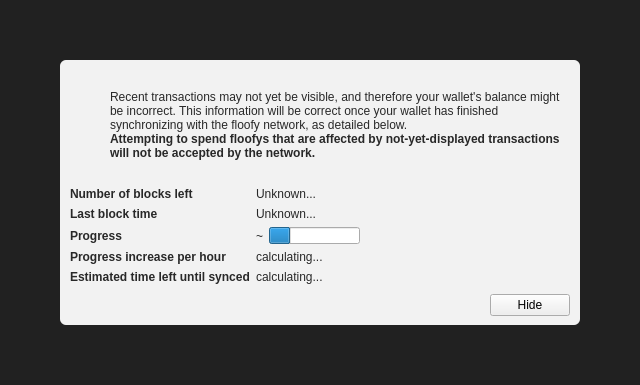
<?xml version="1.0" encoding="UTF-8"?>
<ui version="4.0">
 <class>ModalOverlay</class>
 <widget class="ModalOverlay" name="ModalOverlay">
  <property name="geometry">
   <rect>
    <x>0</x>
    <y>0</y>
    <width>640</width>
    <height>385</height>
   </rect>
  </property>
  <property name="windowTitle">
   <string>Form</string>
  </property>
  <layout class="QVBoxLayout" name="verticalLayout" stretch="0">
   <property name="sizeConstraint">
    <enum>QLayout::SetDefaultConstraint</enum>
   </property>
   <property name="leftMargin">
    <number>0</number>
   </property>
   <property name="topMargin">
    <number>0</number>
   </property>
   <property name="rightMargin">
    <number>0</number>
   </property>
   <property name="bottomMargin">
    <number>0</number>
   </property>
   <item>
    <widget class="QWidget" name="bgWidget" native="true">
     <property name="styleSheet">
      <string notr="true">#bgWidget { background: rgba(0,0,0,220); }</string>
     </property>
     <layout class="QVBoxLayout" name="verticalLayoutMain" stretch="1">
      <property name="leftMargin">
       <number>60</number>
      </property>
      <property name="topMargin">
       <number>60</number>
      </property>
      <property name="rightMargin">
       <number>60</number>
      </property>
      <property name="bottomMargin">
       <number>60</number>
      </property>
      <item>
       <widget class="QWidget" name="contentWidget" native="true">
        <property name="styleSheet">
         <string notr="true">#contentWidget { background: rgba(255,255,255,240); border-radius: 6px; }

QLabel { color: rgb(40,40,40);  }</string>
        </property>
        <layout class="QVBoxLayout" name="verticalLayoutSub" stretch="1,0,0,0">
         <property name="spacing">
          <number>0</number>
         </property>
         <property name="leftMargin">
          <number>10</number>
         </property>
         <property name="topMargin">
          <number>10</number>
         </property>
         <property name="rightMargin">
          <number>10</number>
         </property>
         <property name="bottomMargin">
          <number>10</number>
         </property>
         <item>
          <layout class="QHBoxLayout" name="horizontalLayoutIconText" stretch="0,1">
           <property name="topMargin">
            <number>20</number>
           </property>
           <item>
            <layout class="QVBoxLayout" name="verticalLayoutIcon">
             <property name="leftMargin">
              <number>0</number>
             </property>
             <item>
              <widget class="QPushButton" name="warningIcon">
               <property name="enabled">
                <bool>false</bool>
               </property>
               <property name="text">
                <string/>
               </property>
               <property name="icon">
                <iconset>
                 <normaloff>:/icons/warning</normaloff>
                 <disabledoff>:/icons/warning</disabledoff>:/icons/warning</iconset>
               </property>
               <property name="iconSize">
                <size>
                 <width>48</width>
                 <height>48</height>
                </size>
               </property>
               <property name="flat">
                <bool>true</bool>
               </property>
              </widget>
             </item>
             <item>
              <spacer name="verticalSpacerWarningIcon">
               <property name="orientation">
                <enum>Qt::Vertical</enum>
               </property>
               <property name="sizeHint" stdset="0">
                <size>
                 <width>20</width>
                 <height>40</height>
                </size>
               </property>
              </spacer>
             </item>
            </layout>
           </item>
           <item>
            <layout class="QVBoxLayout" name="verticalLayoutInfoText">
             <property name="leftMargin">
              <number>0</number>
             </property>
             <property name="topMargin">
              <number>0</number>
             </property>
             <item>
              <widget class="QLabel" name="infoText">
               <property name="text">
                <string>Recent transactions may not yet be visible, and therefore your wallet's balance might be incorrect. This information will be correct once your wallet has finished synchronizing with the floofy network, as detailed below.</string>
               </property>
               <property name="textFormat">
                <enum>Qt::RichText</enum>
               </property>
               <property name="wordWrap">
                <bool>true</bool>
               </property>
              </widget>
             </item>
             <item>
              <widget class="QLabel" name="infoTextStrong">
               <property name="font">
                <font>
                 <weight>75</weight>
                 <bold>true</bold>
                </font>
               </property>
               <property name="text">
                <string>Attempting to spend floofys that are affected by not-yet-displayed transactions will not be accepted by the network.</string>
               </property>
               <property name="textFormat">
                <enum>Qt::RichText</enum>
               </property>
               <property name="wordWrap">
                <bool>true</bool>
               </property>
              </widget>
             </item>
             <item>
              <spacer name="verticalSpacerInTextSpace">
               <property name="orientation">
                <enum>Qt::Vertical</enum>
               </property>
               <property name="sizeHint" stdset="0">
                <size>
                 <width>20</width>
                 <height>40</height>
                </size>
               </property>
              </spacer>
             </item>
            </layout>
           </item>
          </layout>
         </item>
         <item>
          <spacer name="verticalSpacerAfterText">
           <property name="orientation">
            <enum>Qt::Vertical</enum>
           </property>
           <property name="sizeHint" stdset="0">
            <size>
             <width>20</width>
             <height>40</height>
            </size>
           </property>
          </spacer>
         </item>
         <item>
          <layout class="QFormLayout" name="formLayout">
           <property name="fieldGrowthPolicy">
            <enum>QFormLayout::FieldsStayAtSizeHint</enum>
           </property>
           <property name="horizontalSpacing">
            <number>6</number>
           </property>
           <property name="verticalSpacing">
            <number>6</number>
           </property>
           <property name="topMargin">
            <number>10</number>
           </property>
           <item row="0" column="0">
            <widget class="QLabel" name="labelNumberOfBlocksLeft">
             <property name="font">
              <font>
               <weight>75</weight>
               <bold>true</bold>
              </font>
             </property>
             <property name="text">
              <string>Number of blocks left</string>
             </property>
            </widget>
           </item>
           <item row="0" column="1">
            <widget class="QLabel" name="numberOfBlocksLeft">
             <property name="text">
              <string>Unknown...</string>
             </property>
            </widget>
           </item>
           <item row="1" column="0">
            <widget class="QLabel" name="labelLastBlockTime">
             <property name="font">
              <font>
               <weight>75</weight>
               <bold>true</bold>
              </font>
             </property>
             <property name="text">
              <string>Last block time</string>
             </property>
            </widget>
           </item>
           <item row="1" column="1">
            <widget class="QLabel" name="newestBlockDate">
             <property name="sizePolicy">
              <sizepolicy hsizetype="Maximum" vsizetype="Preferred">
               <horstretch>0</horstretch>
               <verstretch>0</verstretch>
              </sizepolicy>
             </property>
             <property name="text">
              <string>Unknown...</string>
             </property>
            </widget>
           </item>
           <item row="2" column="0">
            <widget class="QLabel" name="labelSyncDone">
             <property name="font">
              <font>
               <weight>75</weight>
               <bold>true</bold>
              </font>
             </property>
             <property name="text">
              <string>Progress</string>
             </property>
            </widget>
           </item>
           <item row="2" column="1">
            <layout class="QHBoxLayout" name="horizontalLayoutSync" stretch="0,1">
             <item>
              <widget class="QLabel" name="percentageProgress">
               <property name="text">
                <string notr="true">~</string>
               </property>
              </widget>
             </item>
             <item>
              <widget class="QProgressBar" name="progressBar">
               <property name="value">
                <number>24</number>
               </property>
               <property name="format">
                <string/>
               </property>
              </widget>
             </item>
            </layout>
           </item>
           <item row="4" column="0">
            <widget class="QLabel" name="labelProgressIncrease">
             <property name="font">
              <font>
               <weight>75</weight>
               <bold>true</bold>
              </font>
             </property>
             <property name="text">
              <string>Progress increase per hour</string>
             </property>
            </widget>
           </item>
           <item row="4" column="1">
            <widget class="QLabel" name="progressIncreasePerH">
             <property name="text">
              <string>calculating...</string>
             </property>
            </widget>
           </item>
           <item row="5" column="0">
            <widget class="QLabel" name="labelEstimatedTimeLeft">
             <property name="font">
              <font>
               <weight>75</weight>
               <bold>true</bold>
              </font>
             </property>
             <property name="text">
              <string>Estimated time left until synced</string>
             </property>
            </widget>
           </item>
           <item row="5" column="1">
            <widget class="QLabel" name="expectedTimeLeft">
             <property name="text">
              <string>calculating...</string>
             </property>
            </widget>
           </item>
          </layout>
         </item>
         <item>
          <layout class="QHBoxLayout" name="horizontalLayoutButtons">
           <property name="leftMargin">
            <number>10</number>
           </property>
           <property name="topMargin">
            <number>10</number>
           </property>
           <item>
            <spacer name="horizontalSpacer">
             <property name="orientation">
              <enum>Qt::Horizontal</enum>
             </property>
             <property name="sizeHint" stdset="0">
              <size>
               <width>40</width>
               <height>20</height>
              </size>
             </property>
            </spacer>
           </item>
           <item>
            <widget class="QPushButton" name="closeButton">
             <property name="text">
              <string>Hide</string>
             </property>
            </widget>
           </item>
          </layout>
         </item>
        </layout>
       </widget>
      </item>
     </layout>
    </widget>
   </item>
  </layout>
 </widget>
 <customwidgets>
  <customwidget>
   <class>ModalOverlay</class>
   <extends>QWidget</extends>
   <header>modaloverlay.h</header>
   <container>1</container>
  </customwidget>
 </customwidgets>
 <resources/>
 <connections/>
</ui>
